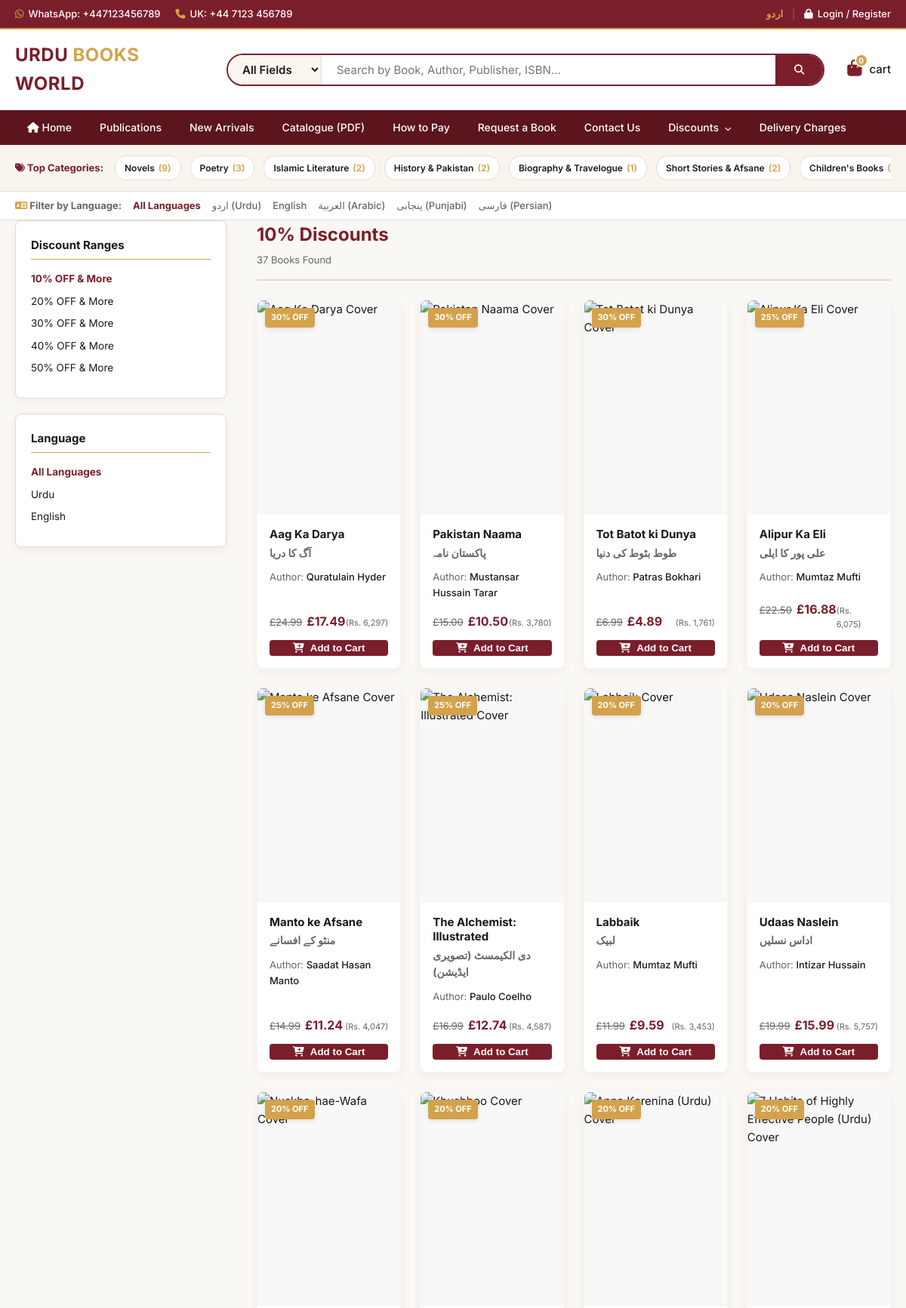
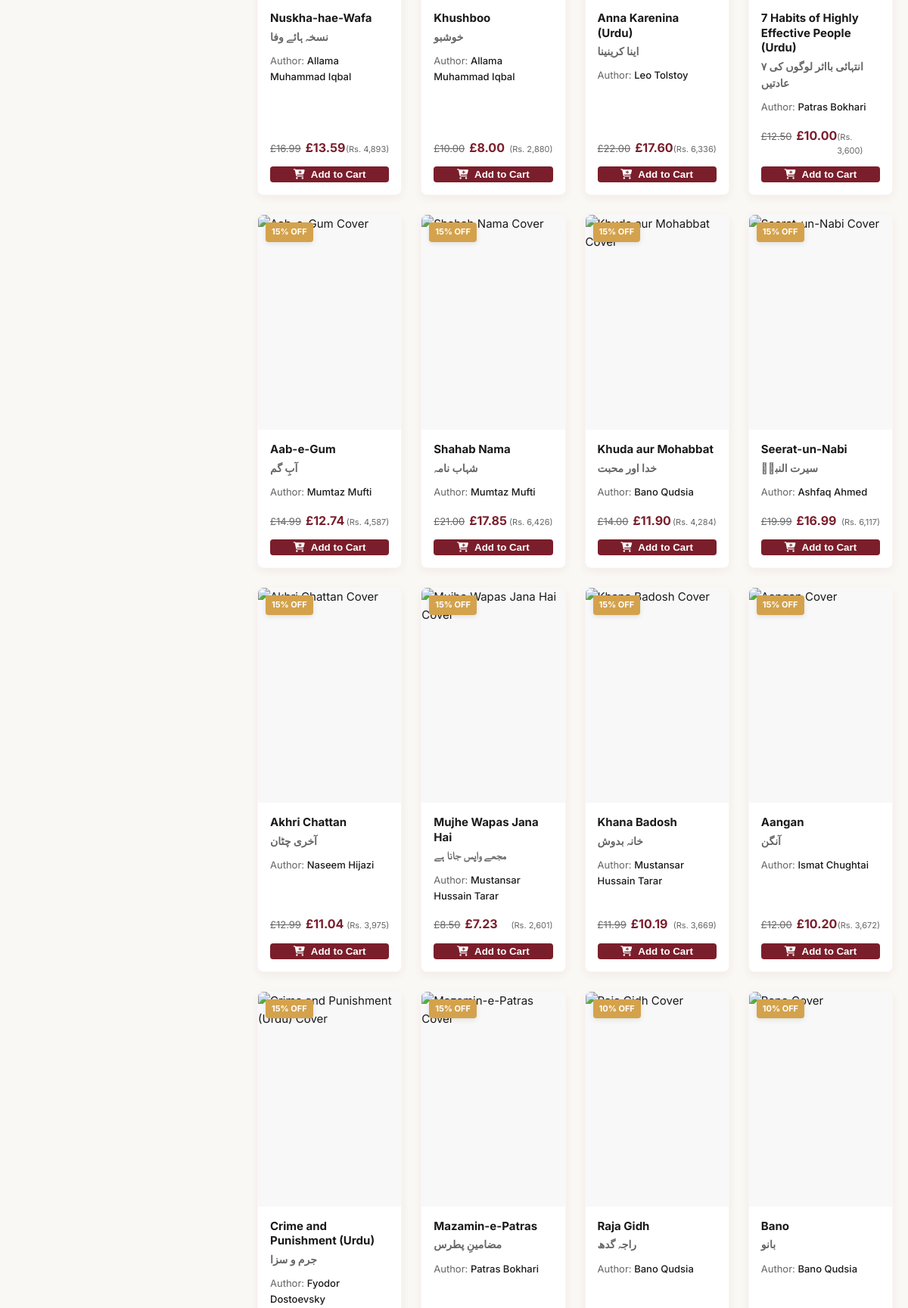
/discounts.php (upper part), run on the app's committed database (2 pictures, top to bottom).
### tables this page shows
CREATE TABLE `settings` (
  `setting_key` VARCHAR(100) PRIMARY KEY,
  `setting_value` TEXT NOT NULL
);

CREATE TABLE `categories` (
  `id` INT AUTO_INCREMENT PRIMARY KEY,
  `slug` VARCHAR(120) NOT NULL UNIQUE,
  `name_en` VARCHAR(200) NOT NULL,
  `name_ur` VARCHAR(200) NOT NULL,
  `parent_id` INT NULL,
  `sort_order` INT DEFAULT 0,
  `is_active` TINYINT(1) DEFAULT 1,
  `created_at` TIMESTAMP DEFAULT CURRENT_TIMESTAMP,
  `updated_at` TIMESTAMP DEFAULT CURRENT_TIMESTAMP ON UPDATE CURRENT_TIMESTAMP,
  FOREIGN KEY (`parent_id`) REFERENCES `categories` (`id`) ON DELETE SET NULL
);

CREATE TABLE `books` (
  `id` INT AUTO_INCREMENT PRIMARY KEY,
  `slug` VARCHAR(200) NOT NULL UNIQUE,
  `sku` VARCHAR(50) NOT NULL UNIQUE,
  `isbn` VARCHAR(20) DEFAULT NULL,
  `title_en` VARCHAR(300) NOT NULL,
  `title_ur` VARCHAR(300) NOT NULL,
  `subtitle_en` VARCHAR(300) DEFAULT NULL,
  `subtitle_ur` VARCHAR(300) DEFAULT NULL,
  `author_id` INT NOT NULL,
  `publisher_id` INT NOT NULL,
  `category_id` INT NOT NULL,
  `language` ENUM('Urdu','English','Arabic','Punjabi','Persian') DEFAULT 'Urdu',
  `description_en` TEXT DEFAULT NULL,
  `description_ur` TEXT DEFAULT NULL,
  `pages` INT DEFAULT NULL,
  `weight_grams` INT DEFAULT NULL,
  `binding` ENUM('Paperback','Hardback','Boxset') DEFAULT 'Paperback',
  `year_published` YEAR DEFAULT NULL,
  `price_gbp` DECIMAL(10,2) NOT NULL,
  `price_pkr` DECIMAL(10,2) DEFAULT NULL,
  `discount_percent` TINYINT DEFAULT 0,
  `stock_quantity` INT DEFAULT 0,
  `is_new_arrival` TINYINT(1) DEFAULT 0,
  `is_featured` TINYINT(1) DEFAULT 0,
  `is_active` TINYINT(1) DEFAULT 1,
  `cover_image` VARCHAR(255) DEFAULT NULL,
  `inside_preview_pdf` VARCHAR(255) DEFAULT NULL,
  `loc_classification` VARCHAR(50) DEFAULT NULL,
  `marc_record` TEXT DEFAULT NULL,
  `created_at` TIMESTAMP DEFAULT CURRENT_TIMESTAMP,
  `updated_at` TIMESTAMP DEFAULT CURRENT_TIMESTAMP ON UPDATE CURRENT_TIMESTAMP,
  FOREIGN KEY (`author_id`) REFERENCES `authors` (`id`) ON DELETE CASCADE,
  FOREIGN KEY (`publisher_id`) REFERENCES `publishers` (`id`) ON DELETE CASCADE,
  FOREIGN KEY (`category_id`) REFERENCES `categories` (`id`) ON DELETE CASCADE,
  INDEX `idx_books_isbn` (`isbn`),
  INDEX `idx_books_language` (`language`)
);

CREATE TABLE `authors` (
  `id` INT AUTO_INCREMENT PRIMARY KEY,
  `slug` VARCHAR(120) NOT NULL UNIQUE,
  `name_en` VARCHAR(200) NOT NULL,
  `name_ur` VARCHAR(200) NOT NULL,
  `bio_en` TEXT DEFAULT NULL,
  `bio_ur` TEXT DEFAULT NULL,
  `created_at` TIMESTAMP DEFAULT CURRENT_TIMESTAMP
);

### discounts.php (the view, shortened to what the rows shown need)
<?php
require_once __DIR__ . '/includes/db.php';
require_once __DIR__ . '/includes/functions.php';
require_once __DIR__ . '/includes/cart.php';
$percent = isset($_GET['percent']) && is_numeric($_GET['percent']) ? (int)$_GET['percent'] : 10;
$limit = 24;
$page = isset($_GET['page']) && is_numeric($_GET['page']) ? (int)$_GET['page'] : 1;
$offset = ($page - 1) * $limit;
$sql = "SELECT b.*, a.name_en AS author_en, a.name_ur AS author_ur
        FROM books b
        JOIN authors a ON b.author_id = a.id
        WHERE b.is_active = 1 AND b.discount_percent >= ?";
$params = [$percent];
$sql .= " ORDER BY b.discount_percent DESC, b.created_at DESC";
$sql .= " LIMIT ? OFFSET ?";
$params[] = $limit;
$params[] = $offset;
try {
    $stmt = $pdo->prepare($sql);
    $param_index = 1;
    foreach ($params as $p) {
        $type_binding = is_int($p) ? PDO::PARAM_INT : PDO::PARAM_STR;
        $stmt->bindValue($param_index++, $p, $type_binding);
    }
    $stmt->execute();
    $books = $stmt->fetchAll();
} catch (PDOException $e) {
    error_log("Discounts catalog loading failed: " . $e->getMessage());
    $books = [];
}
require_once __DIR__ . '/includes/header.php';
?>
<div class="container section-padding">
    <div class="catalog-layout">
        <main class="catalog-main">
            <div class="catalog-feed-header">
                <div>
                    <h1 class="catalog-title <?php echo (CURRENT_LANG === 'ur') ? 'lang-ur-font' : ''; ?>">
                        <?php echo $percent; ?>% <?php echo t('discounts'); ?>
                    </h1>
                </div>
            </div>
            <?php if (!empty($books)): ?>
                <div class="book-grid grid-3-cols margin-top-md">
                    <?php foreach ($books as $book): ?>
                        <?php
                            $original_price = (float)$book['price_gbp'];
                            $discount_pct_val = (int)$book['discount_percent'];
                            $final_price = $original_price - ($original_price * ($discount_pct_val / 100));
                        ?>
                        <article class="book-card">
                            <span class="discount-badge"><?php echo sprintf(t('save_percent'), $discount_pct_val); ?></span>
                            <div class="book-card-cover-wrapper">
                            </div>
                            <div class="book-card-info">
                                <h3 class="book-card-title-en"><a href="<?php echo SITE_URL; ?>/book.php?slug=<?php echo e($book['slug']); ?>"><?php echo e($book['title_en']); ?></a></h3>
                                <h4 class="book-card-title-ur lang-ur-font"><a href="<?php echo SITE_URL; ?>/book.php?slug=<?php echo e($book['slug']); ?>"><?php echo e($book['title_ur']); ?></a></h4>
                                <p class="book-card-author"><span class="text-muted"><?php echo t('author'); ?>:</span> <span class="font-medium"><?php echo lang_val($book, 'author'); ?></span></p>
                                <div class="book-card-price-row">
                                    <div class="price-gbp">
                                        <span class="price-original"><?php echo money($original_price); ?></span>
                                        <span class="price-current font-bold text-maroon"><?php echo money($final_price); ?></span>
                                    </div>
                                    <div class="price-pkr text-muted hidden-mobile">
                                        (<?php echo pkr($final_price); ?>)
                                    </div>
                                </div>
                                <div class="book-card-actions">
                                    <button type="button" class="btn btn-maroon btn-full-width add-to-cart-btn" data-id="<?php echo $book['id']; ?>">
                                        <i class="fa fa-cart-plus"></i> <?php echo t('add_to_cart'); ?>
                                    </button>
                                </div>
                            </div>
                        </article>
                    <?php endforeach; ?>
                </div>
            <?php else: ?>
                <p class="text-center text-muted margin-top-xl">No bargain books found matching this discount level.</p>
            <?php endif; ?>
        </main>
    </div>
</div>
<?php require_once __DIR__ . '/includes/footer.php'; ?>

### includes/header.php (shortened to what the rows shown need)
<?php
require_once __DIR__ . '/db.php';
require_once __DIR__ . '/functions.php';
require_once __DIR__ . '/cart.php';
$phone_uk = get_setting('contact_phone_uk', '+44 7123 456789');
$whatsapp = get_setting('whatsapp_number', '447123456789');
try {
    $cat_stmt = $pdo->prepare("
        SELECT c.*, COUNT(b.id) AS book_count
        FROM categories c
        LEFT JOIN books b ON c.id = b.category_id AND b.is_active = 1
        WHERE c.is_active = 1 AND c.parent_id IS NULL
        GROUP BY c.id
        ORDER BY c.sort_order ASC, book_count DESC
        LIMIT 15
    ");
    $cat_stmt->execute();
    $header_categories = $cat_stmt->fetchAll();
} catch (PDOException $e) {
    $header_categories = [];
}
?>
<!DOCTYPE html>
<html lang="<?php echo CURRENT_LANG; ?>" dir="<?php echo is_rtl() ? 'rtl' : 'ltr'; ?>">
<head>
    <link rel="stylesheet" href="https://cdnjs.cloudflare.com/ajax/libs/font-awesome/6.4.0/css/all.min.css">
    <link rel="stylesheet" href="<?php echo SITE_URL; ?>/assets/css/style.css">
</head>
<body>
    <div class="top-bar">
        <div class="container top-bar-content">
            <div class="top-contacts">
                <a href="https://wa.me/<?php echo e($whatsapp); ?>" target="_blank" class="top-link">
                    <i class="fab fa-whatsapp text-gold"></i> <span>WhatsApp: +<?php echo e($whatsapp); ?></span>
                </a>
                <a href="tel:<?php echo e($phone_uk); ?>" class="top-link hidden-mobile">
                    <i class="fa fa-phone text-gold"></i> <span>UK: <?php echo e($phone_uk); ?></span>
                </a>
            </div>
        </div>
    </div>
    <?php if (!empty($header_categories)): ?>
    <div class="category-strip">
        <div class="container category-strip-wrapper">
            <div class="strip-items">
                <?php foreach ($header_categories as $h_cat): ?>
                    <a href="<?php echo SITE_URL; ?>/category.php?slug=<?php echo e($h_cat['slug']); ?>" class="strip-item">
                        <?php echo lang_val($h_cat, 'name'); ?>
                        <span class="count-badge">(<?php echo $h_cat['book_count']; ?>)</span>
                    </a>
                <?php endforeach; ?>
            </div>
        </div>
    </div>
    <?php endif; ?>

### data on the page
settings: setting_value "447123456789"
settings: setting_value "+44 7123 456789"
categories: name_en "Novels", book_count "9"
categories: name_en "Poetry", book_count "3"
categories: name_en "Islamic Literature", book_count "2"
categories: name_en "History & Pakistan", book_count "2"
categories: name_en "Biography & Travelogue", book_count "1"
categories: name_en "Short Stories & Afsane", book_count "2"
categories: name_en "Children's Books"
books: discount_percent "30% OFF", title_en "Aag Ka Darya", title_ur "آگ کا دریا", author.name_en "Quratulain Hyder", price_gbp "£24.99", money($final_price) "£17.49", pkr($final_price) "Rs. 6,297"
books: discount_percent "30% OFF", title_en "Pakistan Naama", title_ur "پاکستان نامہ", author.name_en "Mustansar Hussain Tarar", price_gbp "£15.00", money($final_price) "£10.50", pkr($final_price) "Rs. 3,780"
books: discount_percent "30% OFF", title_en "Tot Batot ki Dunya", title_ur "طوط بٹوط کی دنیا", author.name_en "Patras Bokhari", price_gbp "£6.99", money($final_price) "£4.89", pkr($final_price) "Rs. 1,761"
books: discount_percent "25% OFF", title_en "Alipur Ka Eli", title_ur "علی پور کا ایلی", author.name_en "Mumtaz Mufti", price_gbp "£22.50", money($final_price) "£16.88", pkr($final_price) "Rs. 6,075"
books: discount_percent "25% OFF", title_en "Manto ke Afsane", title_ur "منٹو کے افسانے", author.name_en "Saadat Hasan Manto", price_gbp "£14.99", money($final_price) "£11.24", pkr($final_price) "Rs. 4,047"
books: discount_percent "25% OFF", title_en "The Alchemist: Illustrated", title_ur "دی الکیمسٹ (تصویری ایڈیشن)", author.name_en "Paulo Coelho", price_gbp "£16.99", money($final_price) "£12.74", pkr($final_price) "Rs. 4,587"
books: discount_percent "20% OFF", title_en "Labbaik", title_ur "لبیک", author.name_en "Mumtaz Mufti", price_gbp "£11.99", money($final_price) "£9.59", pkr($final_price) "Rs. 3,453"
books: discount_percent "20% OFF", title_en "Udaas Naslein", title_ur "اداس نسلیں", author.name_en "Intizar Hussain", price_gbp "£19.99", money($final_price) "£15.99", pkr($final_price) "Rs. 5,757"
books: discount_percent "20% OFF", title_en "Nuskha-hae-Wafa", title_ur "نسخہ ہائے وفا", author.name_en "Allama Muhammad Iqbal", price_gbp "£16.99", money($final_price) "£13.59", pkr($final_price) "Rs. 4,893"
books: discount_percent "20% OFF", title_en "Khushboo", title_ur "خوشبو", author.name_en "Allama Muhammad Iqbal", price_gbp "£10.00", money($final_price) "£8.00", pkr($final_price) "Rs. 2,880"
books: discount_percent "20% OFF", title_en "Anna Karenina (Urdu)", title_ur "اینا کرینینا", author.name_en "Leo Tolstoy", price_gbp "£22.00", money($final_price) "£17.60", pkr($final_price) "Rs. 6,336"
books: discount_percent "20% OFF", title_en "7 Habits of Highly Effective People (Urdu)", title_ur "انتہائی بااثر لوگوں کی ۷ عادتیں", author.name_en "Patras Bokhari", price_gbp "£12.50", money($final_price) "£10.00", pkr($final_price) "Rs. 3,600"
books: discount_percent "15% OFF", title_en "Aab-e-Gum", title_ur "آبِ گم", author.name_en "Mumtaz Mufti", price_gbp "£14.99", money($final_price) "£12.74", pkr($final_price) "Rs. 4,587"
books: discount_percent "15% OFF", title_en "Shahab Nama", title_ur "شہاب نامہ", author.name_en "Mumtaz Mufti", price_gbp "£21.00", money($final_price) "£17.85", pkr($final_price) "Rs. 6,426"
books: discount_percent "15% OFF", title_en "Khuda aur Mohabbat", title_ur "خدا اور محبت", author.name_en "Bano Qudsia", price_gbp "£14.00", money($final_price) "£11.90", pkr($final_price) "Rs. 4,284"
books: discount_percent "15% OFF", title_en "Seerat-un-Nabi", title_ur "سیرت النبیؐ", author.name_en "Ashfaq Ahmed", price_gbp "£19.99", money($final_price) "£16.99", pkr($final_price) "Rs. 6,117"
books: discount_percent "15% OFF", title_en "Akhri Chattan", title_ur "آخری چٹان", author.name_en "Naseem Hijazi", price_gbp "£12.99", money($final_price) "£11.04", pkr($final_price) "Rs. 3,975"
books: discount_percent "15% OFF", title_en "Mujhe Wapas Jana Hai", title_ur "مجھے واپس جانا ہے", author.name_en "Mustansar Hussain Tarar", price_gbp "£8.50", money($final_price) "£7.23", pkr($final_price) "Rs. 2,601"
books: discount_percent "15% OFF", title_en "Khana Badosh", title_ur "خانہ بدوش", author.name_en "Mustansar Hussain Tarar", price_gbp "£11.99", money($final_price) "£10.19", pkr($final_price) "Rs. 3,669"
books: discount_percent "15% OFF", title_en "Aangan", title_ur "آنگن", author.name_en "Ismat Chughtai", price_gbp "£12.00", money($final_price) "£10.20", pkr($final_price) "Rs. 3,672"
books: discount_percent "15% OFF", title_en "Crime and Punishment (Urdu)", title_ur "جرم و سزا", author.name_en "Fyodor Dostoevsky"
books: discount_percent "15% OFF", title_en "Mazamin-e-Patras", title_ur "مضامینِ پطرس", author.name_en "Patras Bokhari"
books: discount_percent "10% OFF", title_en "Raja Gidh", title_ur "راجہ گدھ", author.name_en "Bano Qudsia"
books: discount_percent "10% OFF", title_en "Bano", title_ur "بانو", author.name_en "Bano Qudsia"

### other printed values
t('login_register') "Login / Register"
get_cart_count() "0"
t('cart') "cart"
t('home') "Home"
t('publications') "Publications"
t('new_arrivals') "New Arrivals"
t('catalogue') "Catalogue (PDF)"
t('how_to_pay') "How to Pay"
t('request_book') "Request a Book"
t('contact') "Contact Us"
t('discounts') "Discounts"
t('delivery_charges') "Delivery Charges"
t('top_categories') "Top Categories"
t('filter_language') "Filter by Language"
t('all_languages') "All Languages"
